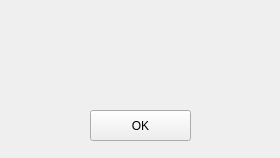
<?xml version="1.0" encoding="UTF-8"?>
<ui version="4.0">
 <class>Form</class>
 <widget class="QWidget" name="Form">
  <property name="windowModality">
   <enum>Qt::ApplicationModal</enum>
  </property>
  <property name="geometry">
   <rect>
    <x>0</x>
    <y>0</y>
    <width>280</width>
    <height>158</height>
   </rect>
  </property>
  <property name="windowTitle">
   <string>Form</string>
  </property>
  <widget class="QPushButton" name="confirm">
   <property name="geometry">
    <rect>
     <x>90</x>
     <y>110</y>
     <width>101</width>
     <height>31</height>
    </rect>
   </property>
   <property name="text">
    <string>OK</string>
   </property>
  </widget>
  <widget class="QLabel" name="label">
   <property name="geometry">
    <rect>
     <x>20</x>
     <y>40</y>
     <width>241</width>
     <height>51</height>
    </rect>
   </property>
   <property name="toolTip">
    <string>&lt;html&gt;&lt;head/&gt;&lt;body&gt;&lt;p align=&quot;center&quot;&gt;&lt;span style=&quot; font-size:12pt; font-weight:600;&quot;&gt;login fail&lt;/span&gt;&lt;/p&gt;&lt;/body&gt;&lt;/html&gt;</string>
   </property>
   <property name="layoutDirection">
    <enum>Qt::LeftToRight</enum>
   </property>
   <property name="text">
    <string/>
   </property>
   <property name="alignment">
    <set>Qt::AlignCenter</set>
   </property>
  </widget>
 </widget>
 <resources/>
 <connections/>
</ui>
